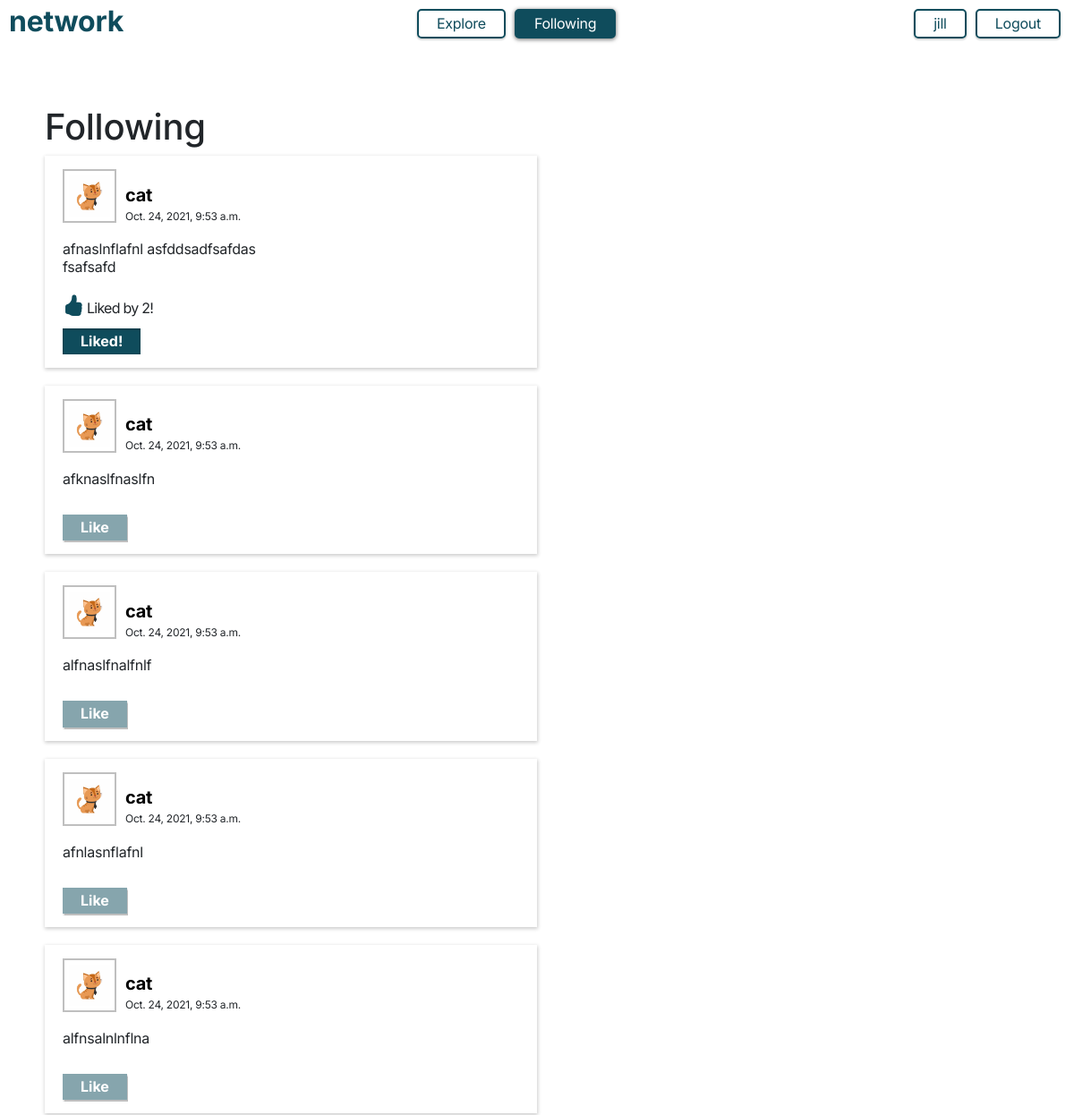
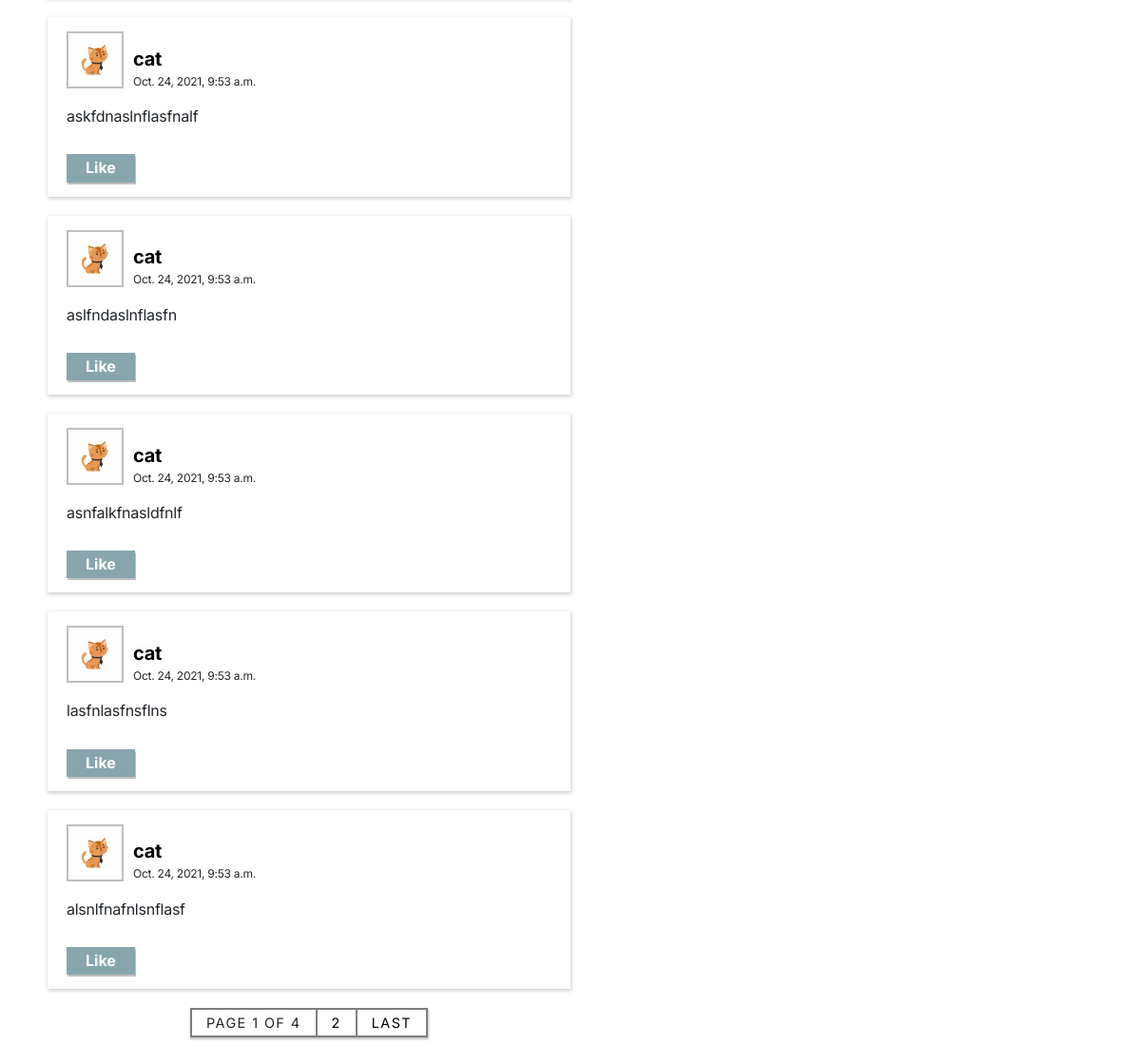
Screenshot of /following (signed in) with the database file from the repository (2 pictures, top to bottom).
### network/models.py (models this page shows, shortened)
class User(AbstractUser):
    created_at = models.DateTimeField(auto_now_add=True)
    last_modified_at = models.DateTimeField(auto_now=True)
    followers = models.ManyToManyField('User', related_name="following")
    profile_picture = models.ImageField(upload_to="images/", null=True)
    bio = models.CharField(max_length=512, null=True, blank=True)
    def profile_picture_url(self):
        default_url = "/media/images/default-profile-pic.png"
        if self.profile_picture:
            return self.profile_picture.url
        else:
            return default_url

class Post(models.Model):
    content = models.TextField(null=False, blank=False)
    author = models.ForeignKey(User, on_delete=models.CASCADE, related_name="posts")
    likes = models.ManyToManyField(User, related_name="posts_liked")
    created_at = models.DateTimeField(auto_now_add=True)
    last_modified_at = models.DateTimeField(auto_now=True)

### network/views.py (the view)
# urls.py: path("following", views.following, name="following")
@login_required
def following(request):
    user = User.objects.get(pk=request.user.id)
    following = user.following.all()
    posts = None
    for profile in following:
        if posts is None:
            posts = profile.posts.all()
        else:
            posts = posts | profile.posts.all()
    posts_page = None
    if posts is not None:
            posts = posts.order_by('-created_at')
            paginator = Paginator(posts, 10)
            if request.GET.get("page") is None:
                posts_page = paginator.page(1)
            elif int(request.GET.get("page")) not in paginator.page_range:
                return HttpResponse("Page does not exist.")
            else:
                posts_page = paginator.page(int(request.GET.get("page")))
            for post in posts_page:
                post.like_count = post.likes.all().count
                if request.user.is_authenticated:
                    post.user_likes = request.user in post.likes.all()
    return render(request, "network/following.html", {
        "posts_page": posts_page
    })

### network/templatetags/inclusiontag.py (called while the page is built)
@register.inclusion_tag('network/posts.html', takes_context=True)
def display_posts(context):
    return {"posts_page": context['posts_page'],
            "user": context['user']
            }

### network/templates/network/following.html
{% extends 'network/layout.html' %}
{% block body %}
<div id="following-page">
	<section id="posts">
		<h1>Following</h1>
		{% if not posts_page %}
		<div>No posts from people you are following.</div>
		{% else %} {% load inclusiontag %} {% display_posts %} {% endif %}
	</section>
</div>
{% endblock %}

### network/templates/network/layout.html (shortened to what this page needs)
{% load static %}
<!DOCTYPE html>
<html lang="en">
	<head>
		<link
			href="https://cdn.jsdelivr.net/npm/bootstrap@5.1.3/dist/css/bootstrap.min.css"
			rel="stylesheet"
		/>
		<link
			rel="stylesheet"
			href="https://cdn.jsdelivr.net/npm/bootstrap-icons@1.6.1/font/bootstrap-icons.css"
		/>
		<link
			rel="stylesheet"
			href="https://cdnjs.cloudflare.com/ajax/libs/cropperjs/1.5.12/cropper.min.css"
		/>
		<link href="{% static 'network/css/styles.css' %}" rel="stylesheet" />
	</head>
	<body>
		<header class="d-flex justify-content-between align-items-end">
			<div id="logo"><a href="{% url 'index' %}">network</a></div>
			<nav>
				<a data-url="index" href="{% url 'index' %}">Explore</a>
				{% if user.is_authenticated %}
				<a data-url="following" href="{% url 'following' %}">Following</a>
				{% endif %}
			</nav>
			<nav>
				{% if user.is_authenticated %}
				<a data-url="profile" href="{% url 'profile' user %}"
					>{{ user.username }}</a
				>
				<a href="{% url 'logout' %}">Logout</a>
				{% else %}
				<a data-url="login" href="{% url 'login' %}">Login</a>
				<a data-url="register" href="{% url 'register' %}">Register</a>
				{% endif %}
			</nav>
		</header>
		<main class="body">{% block body %} {% endblock %}</main>
	</body>
</html>

### network/templates/network/posts.html (shortened to what this page needs)
<div id="post-cards">
	{% for post in posts_page %}
	<article class="post-card" data-post_id="{{post.id}}">
		<div class="post-top">
			<div class="post-info">
				<a class="profile-picture" href="{% url 'profile' post.author %}">
					<img src="{{post.author.profile_picture_url}}" />
				</a>
				<div>
					<a href="{% url 'profile' post.author %}"> {{post.author}} </a>
					<span>{{post.created_at}}</span>
				</div>
			</div>
		</div>
		<div class="post-content">{{post.content}}</div>
		<div class="post-likes">
			{%if post.like_count > 0%}
			<i class="bi bi-hand-thumbs-up-fill"></i> Liked by {{post.like_count}}!
			{%endif%}
		</div>
		{% if user.is_authenticated %}
		<div class="post-buttons">
			{%if post.user_likes%}
			<button class="like" data-toggle="false">Liked!</button>
			{%else%}
			<button class="like" data-toggle="true">Like</button>
			{%endif%}
		</div>
		{% endif %}
	</article>
	{% endfor %}
</div>
<div id="posts-pagination">
	<span>
		<div class="current-page">
			Page {{posts_page.number}} of {{posts_page.paginator.num_pages}}
		</div>
		{%if posts_page.has_next%}
		{%if posts_page.next_page_number != posts_page.paginator.num_pages%}
		<div>
			<a href="?page={{posts_page.next_page_number}}"
				>{{posts_page.next_page_number}}</a
			>
		</div>
		{%endif%}
		<div>
			<a href="?page={{posts_page.paginator.num_pages}}">Last</a>
		</div>
		{% endif %}
	</span>
</div>

### network/static/network/css/styles.css (style rules this page uses)
body { font-family: "Inter", sans-serif; font-size: 16px; letter-spacing: -0.25px; line-height: 1.2; }
a { text-decoration: none; color: black; outline: none; }
header { padding: 5px 10px; }
header #logo a { font-size: 2em; font-weight: 700; color: #0f4c5c; }
header nav { display: flex; }
header nav a { padding: 5px 20px; margin: 0px 5px; border-radius: 5px; color: #0f4c5c; border: 2px solid #0f4c5c; box-shadow: 0px 1px 2px 0.5px rgba(0, 0, 0, 0.2); transition: ease-in-out; transition-duration: 0.2s; }
header nav a:hover, header nav a:focus, header nav a.active { color: white; background-color: #0f4c5c; box-shadow: 0px 1px 4px 0.5px rgba(0, 0, 0, 0.5); }
.body { padding: 50px; }
#index-page section, #following-page section { width: 50%; margin: 20px 0; min-width: 400px; }
#post-cards { display: flex; flex-direction: column; gap: 20px; }
#post-cards .post-card { background-color: white; box-shadow: 0px 1px 4px 0.5px rgba(0, 0, 0, 0.2); padding: 10px 20px; }
#post-cards .post-card > div { padding: 5px 0; }
#post-cards .post-card .post-top { display: flex; align-items: flex-end; justify-content: space-between; }
#post-cards .post-card .post-top .post-info { display: flex; align-items: flex-end; gap: 10px; }
#post-cards .post-card .post-top .post-info div { display: flex; flex-direction: column; gap: 5px; }
#post-cards .post-card .post-top .post-info div a { font-weight: 700; font-size: 1.25em; transition: ease-in-out; transition-duration: 0.2s; }
#post-cards .post-card .post-top .post-info div span { font-size: 0.75em; }
#post-cards .post-card .post-top .post-info .profile-picture { border: 2px solid rgba(0, 0, 0, 0.25); height: 60px; width: 60px; padding: 5px; display: flex; justify-content: center; align-items: center; }
#post-cards .post-card .post-top .post-info .profile-picture img { max-height: 100%; max-width: 100%; transition: ease-in-out; transition-duration: 0.2s; }
#post-cards .post-card .post-content { margin: 10px 0; white-space: pre-line; transition: ease-in-out; transition-duration: 5s; }
#post-cards .post-card .post-buttons .like { border: none; outline: none; padding: 5px 20px; font-weight: 700; transition: ease-in-out; transition-duration: 0.2s; }
#post-cards .post-card .post-buttons .like[data-toggle=true] { background-color: rgba(15, 76, 92, 0.5); color: white; box-shadow: 0px 1px 1px 0.5px rgba(0, 0, 0, 0.25); }
#post-cards .post-card .post-buttons .like[data-toggle=true]:hover, #post-cards .post-card .post-buttons .like[data-toggle=true]:focus, #post-cards .post-card .post-buttons .like[data-toggle=false] { background-color: #0f4c5c; color: white; box-shadow: 0px 1px 2px 0.5px rgba(0, 0, 0, 0.25) inset; }
#post-cards .post-card .post-likes { letter-spacing: -0.75px; }
#post-cards .post-card .post-likes i { color: #0f4c5c; font-size: 1.5em; }
#posts-pagination { margin: 20px 0px; }
#posts-pagination > span { display: flex; width: fit-content; margin: 0px auto; align-items: center; background-color: rgba(0, 0, 0, 0.5); gap: 2px; padding: 2px; box-shadow: 0px 1px 2px 0.5px rgba(0, 0, 0, 0.25); }
#posts-pagination > span > div { display: flex; background-color: white; text-transform: uppercase; font-size: 0.9em; letter-spacing: 0.1em; }
#posts-pagination > span > div a { padding: 5px 15px; transition: ease-in-out; transition-duration: 0.2s; }
#posts-pagination > span .current-page { padding: 5px 15px; }

### rows the page displays
User: username "jill"
Post: author.profile_picture_url (picture), author "cat", created_at "Oct. 24, 2021, 9:53 a.m.", content "afnaslnflafnl asfddsadfsafdas fsafsafd", like_count "2", shows "Liked!"
Post: author.profile_picture_url (picture), author "cat", created_at "Oct. 24, 2021, 9:53 a.m.", content "afknaslfnaslfn", shows "Like"
Post: author.profile_picture_url (picture), author "cat", created_at "Oct. 24, 2021, 9:53 a.m.", content "alfnaslfnalfnlf", shows "Like"
Post: author.profile_picture_url (picture), author "cat", created_at "Oct. 24, 2021, 9:53 a.m.", content "afnlasnflafnl", shows "Like"
Post: author.profile_picture_url (picture), author "cat", created_at "Oct. 24, 2021, 9:53 a.m.", content "alfnsalnlnflna", shows "Like"
Post: author.profile_picture_url (picture), author "cat", created_at "Oct. 24, 2021, 9:53 a.m.", content "askfdnaslnflasfnalf", shows "Like"
Post: author.profile_picture_url (picture), author "cat", created_at "Oct. 24, 2021, 9:53 a.m.", content "aslfndaslnflasfn", shows "Like"
Post: author.profile_picture_url (picture), author "cat", created_at "Oct. 24, 2021, 9:53 a.m.", content "asnfalkfnasldfnlf", shows "Like"
Post: author.profile_picture_url (picture), author "cat", created_at "Oct. 24, 2021, 9:53 a.m.", content "lasfnlasfnsflns", shows "Like"
Post: author.profile_picture_url (picture), author "cat", created_at "Oct. 24, 2021, 9:53 a.m.", content "alsnlfnafnlsnflasf", shows "Like"

### other values shown
{{ posts_page.number }} "1"
{{ posts_page.paginator.num_pages }} "4"
{{ posts_page.next_page_number }} "2"
